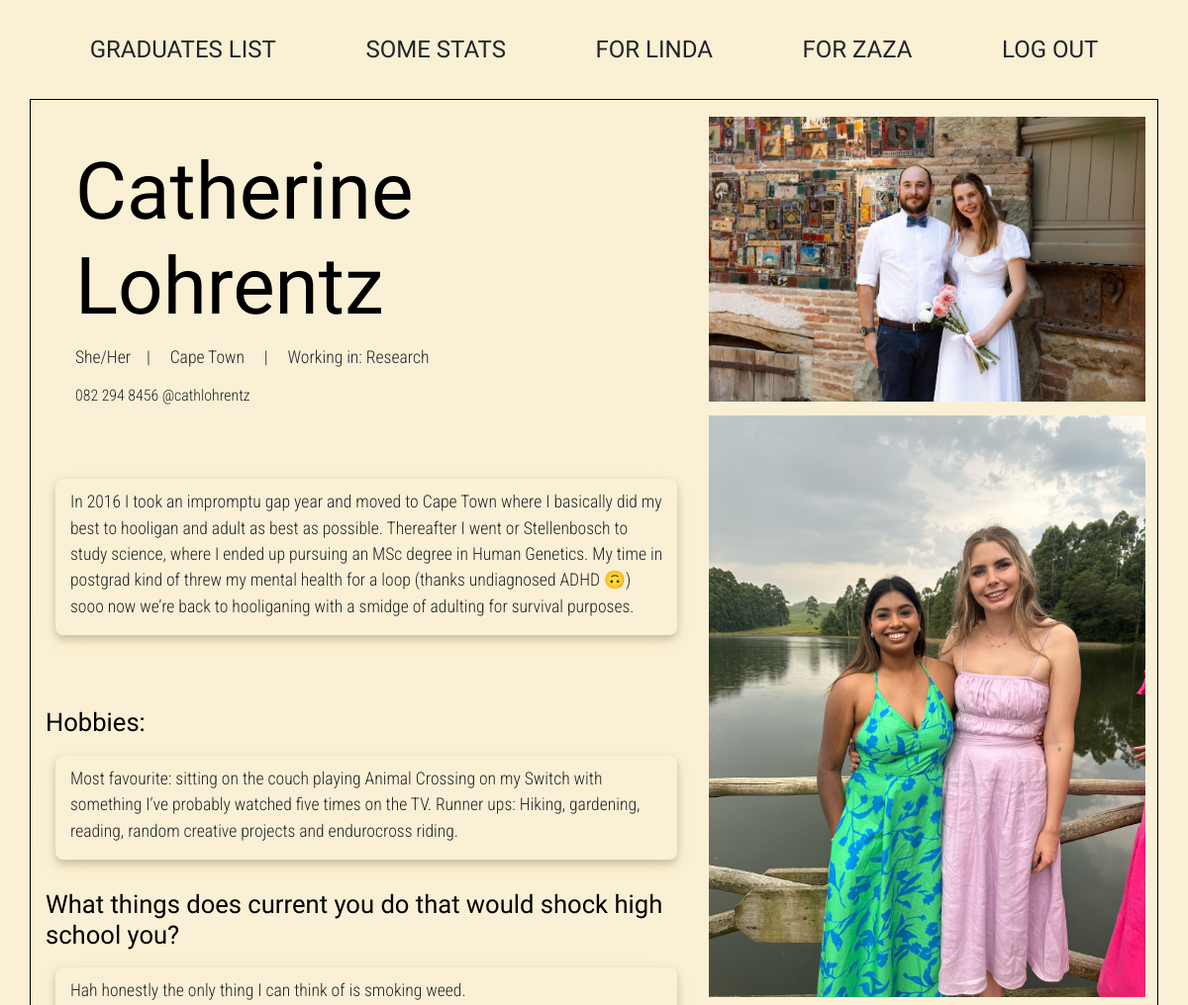
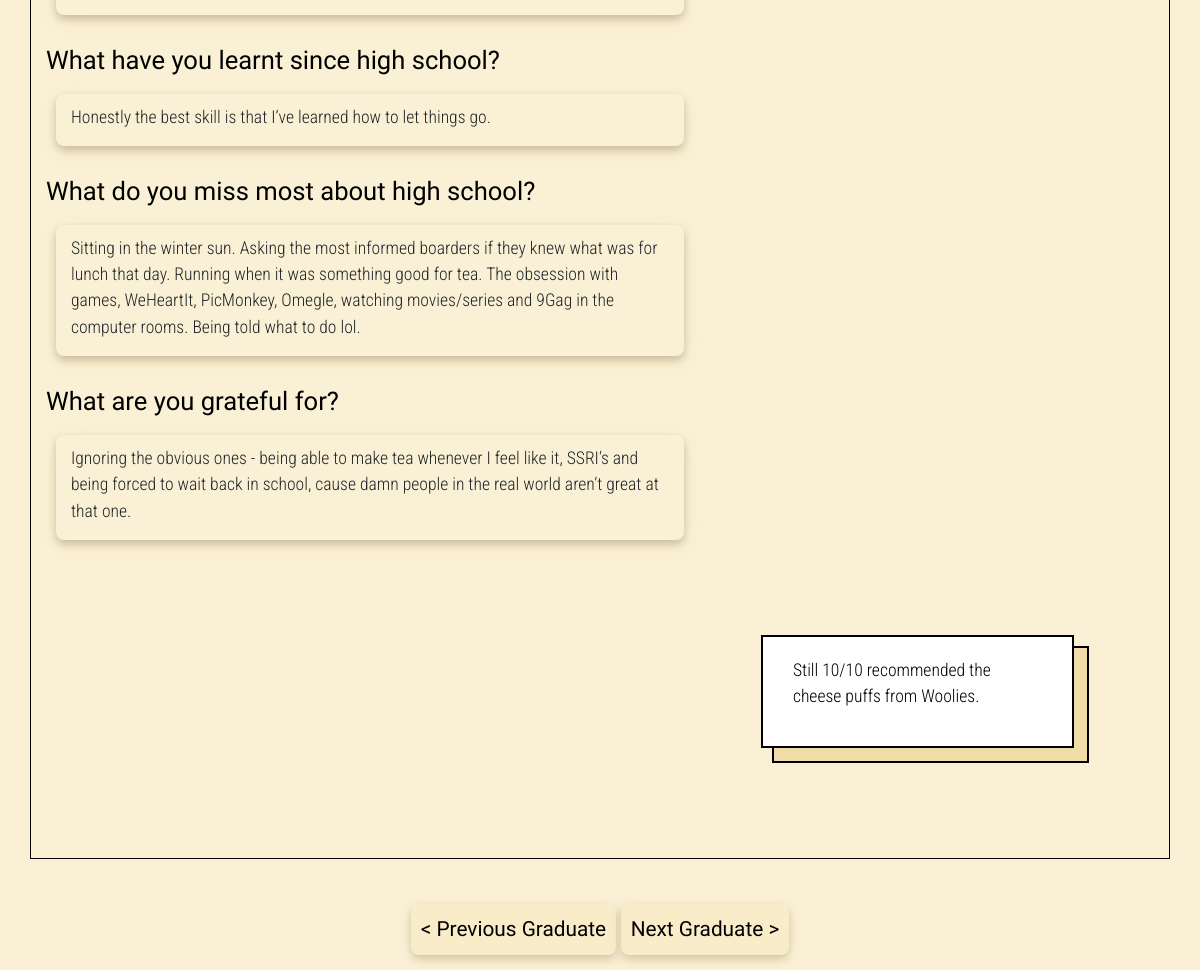
Screenshot of /43 (signed in) with the database file from the repository (2 pictures, top to bottom).
### network/models.py (models this page shows, shortened)
class Graduate(models.Model):
    name = models.TextField()
    maiden_name = models.TextField(blank=True, null=True)
    pronouns = models.TextField(blank=True, null=True)
    city = models.TextField(blank=True, null=True)
    industry = models.TextField(blank=True, null=True)
    gen_description = models.TextField(blank=True, null=True)
    hobbies = models.TextField(blank=True, null=True)
    q1 = models.TextField(blank=True, null=True)
    q2 = models.TextField(blank=True, null=True)
    q3 = models.TextField(blank=True, null=True)
    q4 = models.TextField(blank=True, null=True)
    q5 = models.TextField(blank=True, null=True)
    q6 = models.TextField(blank=True, null=True)
    q7 = models.TextField(blank=True, null=True)
    q8 = models.TextField(blank=True, null=True)
    q9 = models.TextField(blank=True, null=True)
    q10 = models.TextField(blank=True, null=True)
    contact = models.TextField(blank=True, null=True)
    school_years = models.IntegerField(blank=True, null=True)
    countries = models.IntegerField(blank=True, null=True)
    jobs = models.IntegerField(blank=True, null=True)
    tattoos = models.IntegerField(blank=True, null=True)
    married = models.BooleanField(default=False)
    babies = models.IntegerField(blank=True, null=True)
    for_zaza = models.TextField(blank=True, null=True)
    for_linda = models.TextField(blank=True, null=True)
    spotify = models.TextField(blank=True, null=True)

### network/views.py (the view, shortened to what this page needs)
# urls.py: path("<int:grad_id>", views.profile, name="profile"),
@login_required
def profile(request, grad_id):
    if request.method == "GET":
        grad = Graduate.objects.get(pk=grad_id)
        gradname = grad.name.replace(' ', '-')
        if grad.name == "Lisha Govender":
            file_urls = None
        elif grad.name == "Megan Manley / Glover":
            folder_path = os.path.join(settings.BASE_DIR, 'network', 'static', 'photos', 'Megan-Manley')
            files = [f for f in os.listdir(folder_path) if
                     os.path.isfile(os.path.join(folder_path, f)) and not f.startswith('.')]
            file_urls = [f'photos/Megan-Manley/{f}' for f in files]
        else:
            folder_path = os.path.join(settings.BASE_DIR, 'network', 'static', 'photos', f'{gradname}')
            files = [f for f in os.listdir(folder_path) if os.path.isfile(os.path.join(folder_path, f)) and not f.startswith('.') ]
            file_urls = [f'photos/{gradname}/{f}' for f in files]
        if grad.q9:
            if grad.spotify:
                song = grad.spotify
                song_description = None
            else:
                song_description = grad.q9
                song = None
        else:
            song = None
            song_description = None
        return render(request, "network/profile2.html", {
            "graduate": grad,
            "song": song,
            "song_description": song_description,
            "pics": file_urls
        })

### network/templates/network/profile2.html (shortened to what this page needs)
{% extends "network/layout.html" %}
{% load static %}
{% block body %}
    <div class="summary-container-new">
        <div class="answers-container-new">
        <div class="header-info">
        {% if graduate.maiden_name %}
        <h1 data-username="{{ graduate.name }}" class="name">{{ graduate.name }} (n&eacute;e {{ graduate.maiden_name }})</h1>
    {% else %}
        <h1 data-username="{{ graduate.name }}" class="name">{{ graduate.name }}</h1>
    {% endif %}
    <span>
    {% if graduate.pronouns %}
     {{ graduate.pronouns }}
        &nbsp;&nbsp;&nbsp;|
    {% endif %}
    {% if graduate.city %}
     {{ graduate.city }}
    {% endif %}
     | &nbsp;&nbsp;&nbsp;
    {% if graduate.industry %}
         Working in: {{ graduate.industry }}
    {% endif %}
    </span>
    {% if graduate.contact %}
    <p class="contact-new"> {{ graduate.contact }}</p>
    {% endif %}
    </div>
        {% if graduate.gen_description %}
            <div class="answer-new"><p>{{ graduate.gen_description }}</p></div>
        {% endif %}
        {% if graduate.hobbies %}
            <h2>Hobbies:</h2>
            <div class="answer-new"><p>{{ graduate.hobbies }}</p></div>
        {% endif %}
        {% if graduate.q1 %}
            <h2>What things does current you do that would shock high school you?</h2>
            <div class="answer-new"><p>{{ graduate.q1 }}</p></div>
        {% endif %}
        {% if graduate.q4 %}
            <h2>What have you learnt since high school?</h2>
            <div class="answer-new"><p>{{ graduate.q4 }}</p></div>
        {% endif %}
        {% if graduate.q5 %}
        <h2>What do you miss most about high school?</h2>
        <div class="answer-new"><p>{{ graduate.q5 }}</p></div>
        {% endif %}
        {% if graduate.q6 %}
        <h2>What are you grateful for?</h2>
        <div class="answer-new"><p>{{ graduate.q6 }}</p></div>
        {% endif %}
    </div>
    <div class="pics-container">
        {% for pic in pics %}
            <img src="{% static pic %}" class="profile-img-new">
        {% endfor %}
    </div>
    </div>
    <div class="extras-container">
    <div class="answers-container">
    </div>
    <div class="advice-container">
    {% if graduate.q10 %}
        <div class="wrapper-new">
        <blockquote class="stacked-new">
            <p>{{ graduate.q10 }}</p>
        </blockquote>
        </div>
    {% endif %}
    </div>
    </div>
{% endblock %}
{% block bottom %}
 <form method="post">
 <button type="submit" name="previous" class="navi-button-new">< Previous Graduate</button>
 <button type="submit" name="next" class="navi-button-new">Next Graduate ></button>
 </form>
{% endblock %}

### network/static/network/styles.css (style rules this page uses)
h2 { font-size: 1.5rem; }
h2 { font-family: "Caladea", serif; font-size: 1.6rem; font-weight: 400; font-style: normal; color: black; }
.extras-container { display: flex; gap: 20px; align-items: stretch; justify-content: center; margin-top: 20px; }
.answers-container { width: 55%; display: flex; flex-direction: column; gap: 10px; }
.pics-container { width: 40%; display: flex; flex-direction: column; gap: 10px; }
.advice-container { width: 40%; display: flex; flex-direction: column; gap: 10px; justify-content: space-around; }
blockquote { background: white; padding: 20px 30px 20px 30px; margin: 50px auto; width: 70%; max-width: 800px; }
.new-full-body { background-color: rgba(245, 225, 171, 0.49); }
.contact-new { margin-top: 9px; font-size: 0.9em; }
.name { display: block; justify-content: left; text-align: left; font-family: "Caladea", serif; font-size: 5rem; font-weight: 400; font-style: normal; color: black; }
.answers-container-new { width: 60%; display: flex; flex-direction: column; gap: 10px; padding-top: 30px; }
.summary-container-new { display: flex; gap: 20px; align-items: stretch; padding-left: 5px ; padding-top: 5px; padding-bottom: 5px; }
.header-info { display: block; justify-content: left; text-align: left; padding-left: 30px; }
.answer-new { padding: 10px 15px 0 15px; margin-bottom: 20px; margin-left: 10px; box-shadow: 0 4px 8px 0 rgba(0, 0, 0, 0.2), 0 6px 20px 0 rgba(245, 225, 171, 0.49); width: 97%; border-radius: 8px; }
.profile-img-new { padding: 2px; }
.navi-button-new { background-color: rgba(245, 225, 171, 0.3); color: black; border: none; border-radius: 8px; padding: 10px; font-family: 'Gayathri', serif; font-size: 1.3rem; cursor: pointer; box-shadow: 0 4px 10px rgba(181, 166, 127, 0.59); transition: all 0.25s ease-in-out; margin-bottom: 15px; margin-top: 15px; }
.wrapper-new { margin: 0 auto; width: 100%; padding-bottom: 50px; color: black; }
.stacked-new { border: solid 2px black; box-shadow: 13px 13px 0 0 rgba(245, 225, 171, 0.98), 15px 15px 0 0 black, 15px 11px 0 0 black, 11px 15px 0 0 black; }

### rows the page displays
Graduate: name "Catherine Lohrentz", pronouns "She/Her", city "Cape Town", industry "Research", contact "082 294 8456 @cathlohrentz", gen_description "In 2016 I took an impromptu gap year and moved to Cape Town where I basically did my best to hooligan and adult as best as possible. Thereafter I went or Stellenbosch to study science, where I ended up pursuing an MSc degree in Human Genetics. My time in postgrad kind of threw my mental health for a loop (thanks undiagnosed ADHD 🙃) sooo now we’re back to hooliganing with a smidge of adulting for survival purposes.", hobbies "Most favourite: sitting on the couch playing Animal Crossing on my Switch with something I’ve probably watched five times on the TV. Runner ups: Hiking, gardening, reading, random creative projects and endurocross riding.", q1 "Hah honestly the only thing I can think of is smoking weed.", q4 "Honestly the best skill is that I’ve learned how to let things go.", q5 "Sitting in the winter sun. Asking the most informed boarders if they knew what was for lunch that day. Running when it was something good for tea. The obsession with games, WeHeartIt, PicMonkey, Omegle, watching movies/series and 9Gag in the computer rooms. Being told what to do lol.", q6 "Ignoring the obvious ones - being able to make tea whenever I feel like it, SSRI’s and being forced to wait back in school, cause damn people in the real world aren’t great at that one.", q10 "Still 10/10 recommended the cheese puffs from Woolies."
